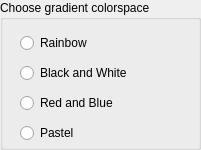
    <widget class="QGroupBox" name="groupBox_Linear">
     <property name="geometry">
      <rect>
       <x>10</x>
       <y>10</y>
       <width>201</width>
       <height>150</height>
      </rect>
     </property>
     <property name="title">
      <string>Choose gradient colorspace</string>
     </property>
     <widget class="QRadioButton" name="Rainbow_Colorspace_Radio_Button">
      <property name="geometry">
       <rect>
        <x>20</x>
        <y>30</y>
        <width>112</width>
        <height>26</height>
       </rect>
      </property>
      <property name="text">
       <string>Rainbow</string>
      </property>
     </widget>
     <widget class="QRadioButton" name="BAW_Colorspace_Radio_Button">
      <property name="geometry">
       <rect>
        <x>20</x>
        <y>60</y>
        <width>161</width>
        <height>26</height>
       </rect>
      </property>
      <property name="text">
       <string>Black and White</string>
      </property>
     </widget>
     <widget class="QRadioButton" name="RAB_Colorspace_Radio_Button">
      <property name="geometry">
       <rect>
        <x>20</x>
        <y>90</y>
        <width>131</width>
        <height>26</height>
       </rect>
      </property>
      <property name="text">
       <string>Red and Blue</string>
      </property>
     </widget>
     <widget class="QRadioButton" name="Pastel_Colorspace_Radio_Button">
      <property name="geometry">
       <rect>
        <x>20</x>
        <y>120</y>
        <width>112</width>
        <height>26</height>
       </rect>
      </property>
      <property name="text">
       <string>Pastel</string>
      </property>
     </widget>
    </widget>
